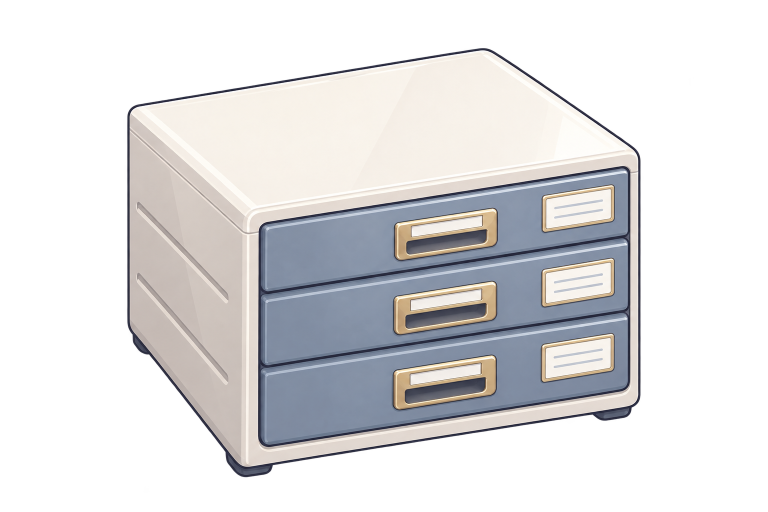
#> input picture assets/items/3단 서류함.png, 1536 x 1024 px (shown at 1/2 size)
$ python -i process_item_images.py   (imports and definitions only)
#> lines starting #> are read from the running program, lines starting #| are printed output that depends on the picture; after the words box and inside, x2 and y2 are one past the last pixel; in counts of white or black regions, pixels touching at a corner belong together
#> further down, picture is the input picture: PIL image 1536x1024 RGBA; mean R, G, B, A 105.5, 104.6, 106.3, 114.9
# -*- coding: utf-8 -*-
"""
월루컴퍼니 아이템 이미지 파이프라인
-----------------------------------
assets/items/ 에 있는 원본 아이템 일러스트(파일명 = 아이템 이름 또는 item_<번호>)를
게임 아이콘 규격에 맞게 가공하여 itemImages/item_<번호>.png 로 등록한다.

가공 단계:
  1. 여백(투명/단색 배경) 자동 감지 후 크롭
  2. 정사각 캔버스에 중앙 정렬 + 소량 패딩
  3. 아이콘 크기(ICON_SIZE)로 리사이즈 (LANCZOS)
  4. 최적화 저장 (RGBA optimize vs 256색 양자화 중 작은 쪽 선택)
  5. index.html 의 ITEM_IMAGE_IDS 목록 자동 갱신

새 이미지를 assets/items/ 에 추가한 뒤 다시 실행하면 된다.

사용법:
  python scripts/process_item_images.py
"""
import os
import re
import sys
import io

from PIL import Image

ROOT = os.path.dirname(os.path.dirname(os.path.abspath(__file__)))
SRC_DIR = os.path.join(ROOT, "assets", "items")
OUT_DIR = os.path.join(ROOT, "itemImages")
INDEX_HTML = os.path.join(ROOT, "index.html")

ICON_SIZE = 128          # 게임 내 최대 렌더 34px, 레티나 대비 여유 확보
PADDING_RATIO = 0.06     # 크롭 후 정사각 캔버스에 넣을 때 가장자리 여백
ALPHA_THRESHOLD = 12     # 이 값 이하 알파는 배경으로 간주
BG_DIFF_THRESHOLD = 18   # 단색 배경과의 색 차이 허용치


# [22 lines left out: functions build_name_to_id, resolve_item_id, not called in this run]


def autocrop(im):
    """투명 배경이면 알파 기준, 아니면 코너 단색 기준으로 내용 영역 bbox 계산."""
    im = im.convert("RGBA")
    r, g, b, a = im.split()
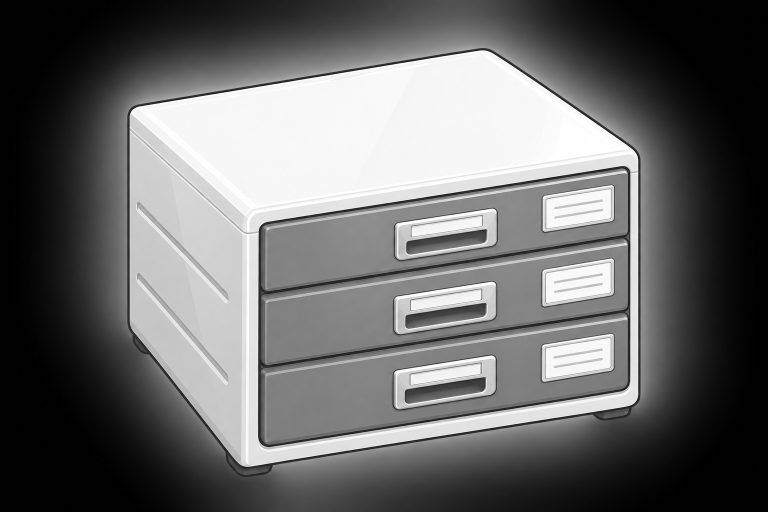
#> r: PIL image 1536x1024 L (shown at 1/2 size); min 0, max 255, mean 105.5
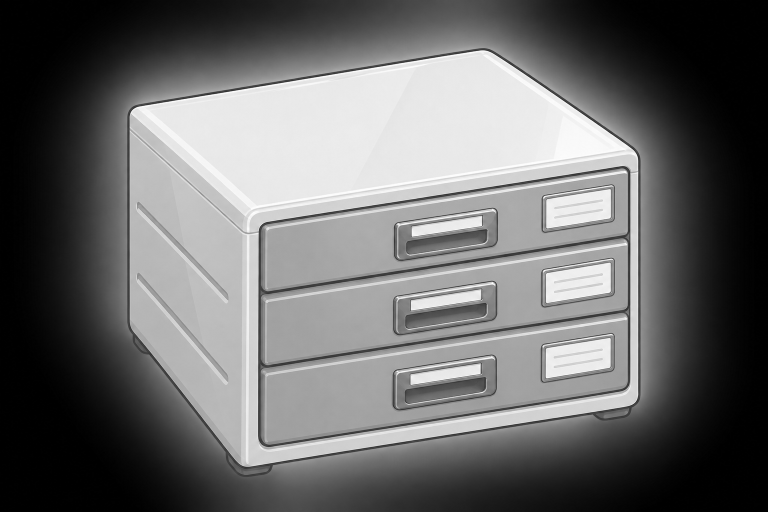
#> b: PIL image 1536x1024 L (shown at 1/2 size); min 0, max 255, mean 106.3
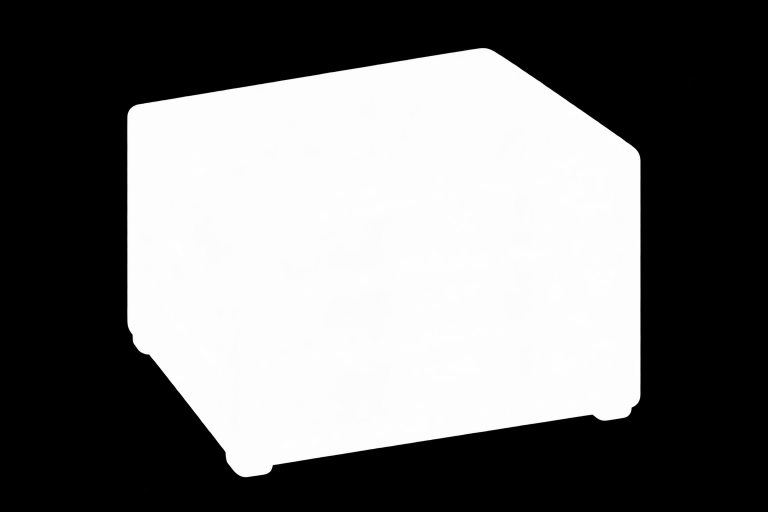
#> a: PIL image 1536x1024 L (shown at 1/2 size); min 0, max 254, mean 114.9

    if a.getextrema()[0] < 250:  # 실제로 투명 영역이 존재
        mask = a.point(lambda v: 255 if v > ALPHA_THRESHOLD else 0)
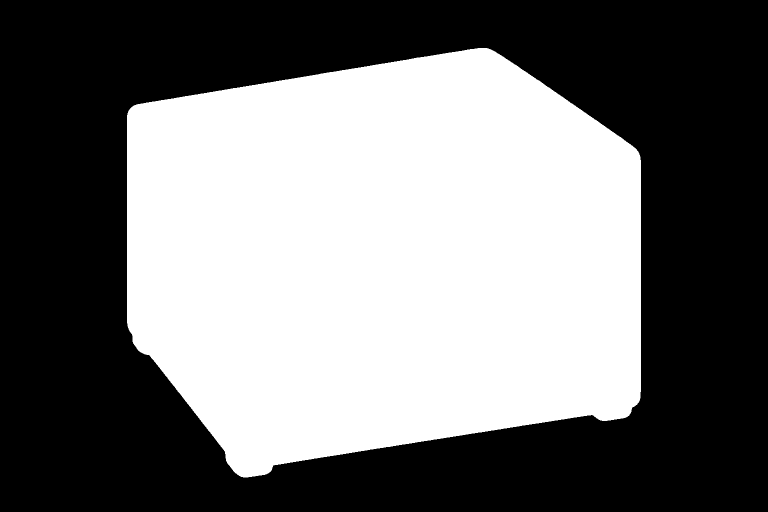
#> mask: PIL image 1536x1024 L (shown at 1/2 size); 45.6% white; 1 white region, box (x1, y1, x2, y2) and area: (254, 96, 1282, 955) 716483
    else:
        # 단색 배경 추정: 네 코너 평균색
        w, h = im.size
        corners = [im.getpixel(p) for p in [(0, 0), (w - 1, 0), (0, h - 1), (w - 1, h - 1)]]
        bg = tuple(sum(c[i] for c in corners) // 4 for i in range(3))
        bg_img = Image.new("RGB", im.size, bg)
        diff = Image.eval(
            _rgb_distance(im.convert("RGB"), bg_img),
            lambda v: 255 if v > BG_DIFF_THRESHOLD else 0,
        )
        mask = diff
        # 배경을 투명으로
        im.putalpha(mask)

    bbox = mask.getbbox()
#> bbox = (254, 96, 1282, 955)
    if bbox:
        im = im.crop(bbox)
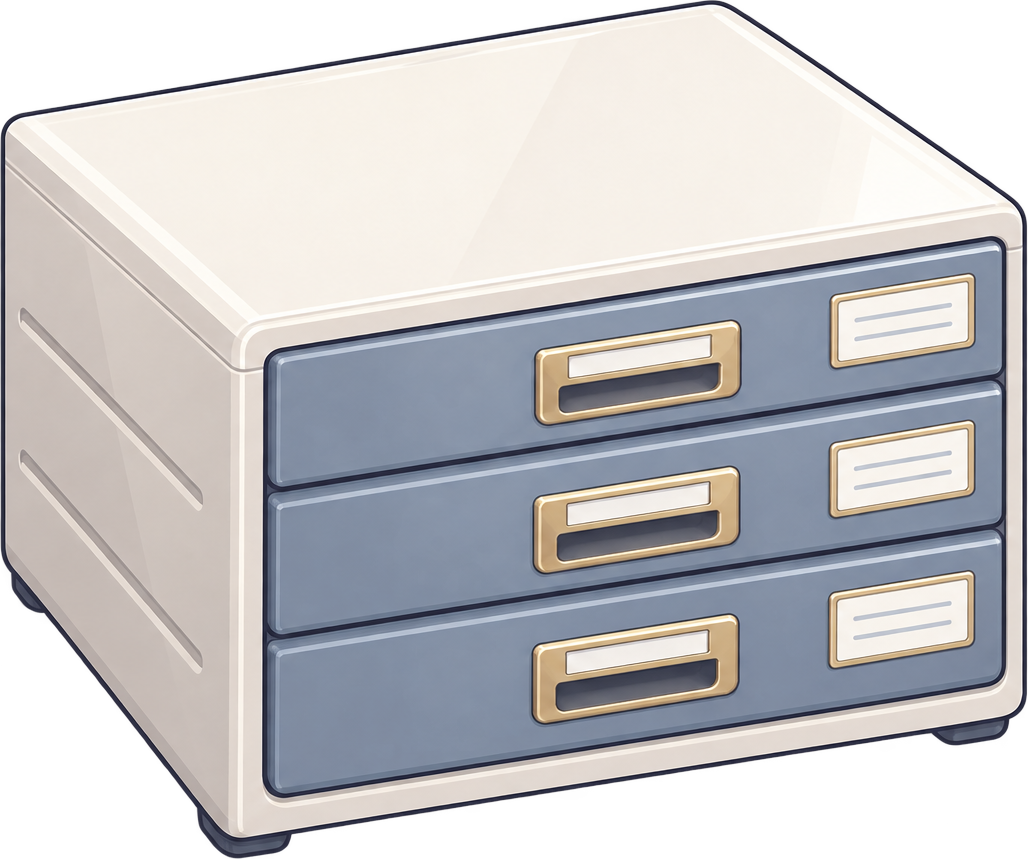
#> im: PIL image 1028x859 RGBA; mean R, G, B, A 165.3, 164.2, 166.7, 204.6; transparent parts drawn white
    return im


def _rgb_distance(img, bg):
    from PIL import ImageChops
    return ImageChops.difference(img, bg).convert("L")


def to_icon(im):
    im = autocrop(im)
    w, h = im.size
#> w = 1028; h = 859
    side = max(w, h)
#> side = 1028
    canvas_side = int(round(side / (1 - 2 * PADDING_RATIO)))
#> canvas_side = 1168
    canvas = Image.new("RGBA", (canvas_side, canvas_side), (0, 0, 0, 0))
#> canvas: PIL image 1168x1168 RGBA; every value is 0
    canvas.paste(im, ((canvas_side - w) // 2, (canvas_side - h) // 2), im)
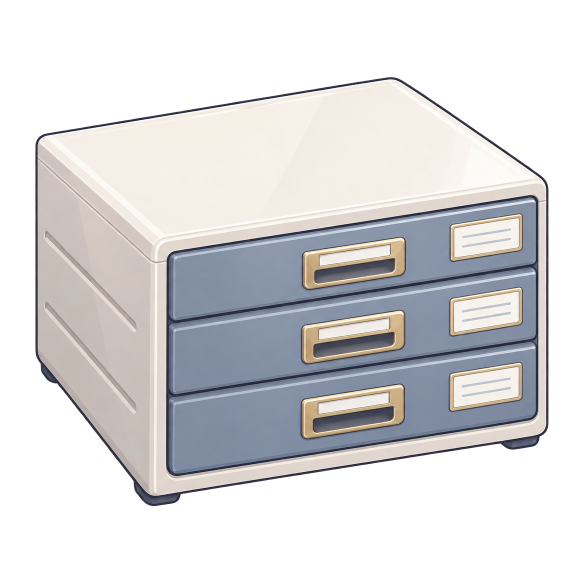
#> canvas: PIL image 1168x1168 RGBA (shown at 1/2 size); mean R, G, B, A 95.6, 95.2, 96.4, 131.2; transparent parts drawn white
    return canvas.resize((ICON_SIZE, ICON_SIZE), Image.LANCZOS)
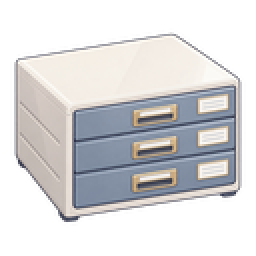
#> returned value: PIL image 128x128 RGBA (shown 2 times larger); mean R, G, B, A 97.3, 96.8, 98.5, 131.3; transparent parts drawn white


# [62 lines left out: functions optimized_bytes, update_index_html, main, not called in this run]


# [2 lines not run here, left out]

>>> from PIL import Image
>>> picture = Image.open('../../../assets/items/3단 서류함.png')
>>> result = to_icon(picture)

$ run again, on assets/items/고급 캐비닛.png
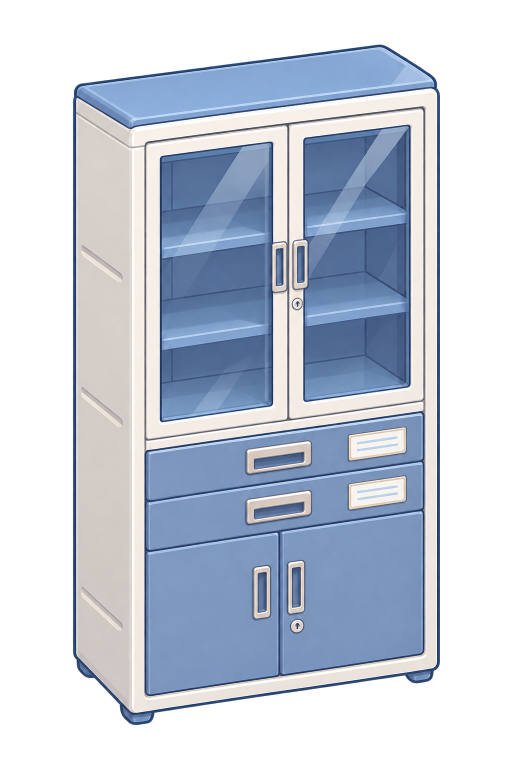
#> input picture assets/items/고급 캐비닛.png, 1024 x 1536 px (shown at 1/2 size)
#> picture is the input picture: PIL image 1024x1536 RGBA; mean R, G, B, A 113.4, 124.7, 143, 148.7
#> in autocrop, `mask = a.point(lambda v: 255 if v > ALPHA_THRESHOLD else 0)`:
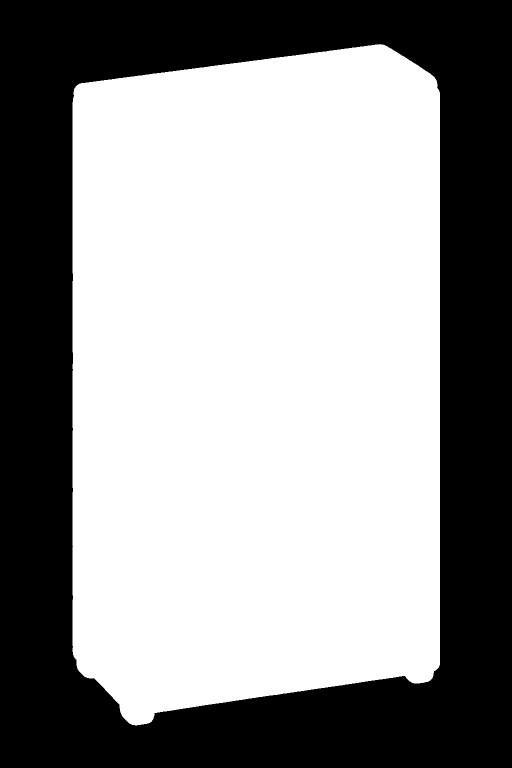
#> mask: PIL image 1024x1536 L (shown at 1/2 size); 58.9% white; 1 black region, box (x1, y1, x2, y2) and area: (0, 0, 1024, 1536) 646557
#> bbox = (145, 88, 880, 1451)
#> in to_icon, `return canvas.resize((ICON_SIZE, ICON_SIZE), Image.LANCZOS)`:
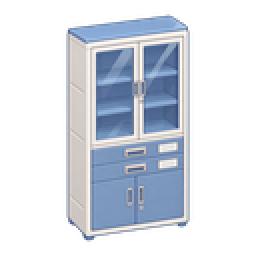
#> returned value: PIL image 128x128 RGBA (shown 2 times larger); mean R, G, B, A 59.9, 66, 76.1, 96.7; transparent parts drawn white
